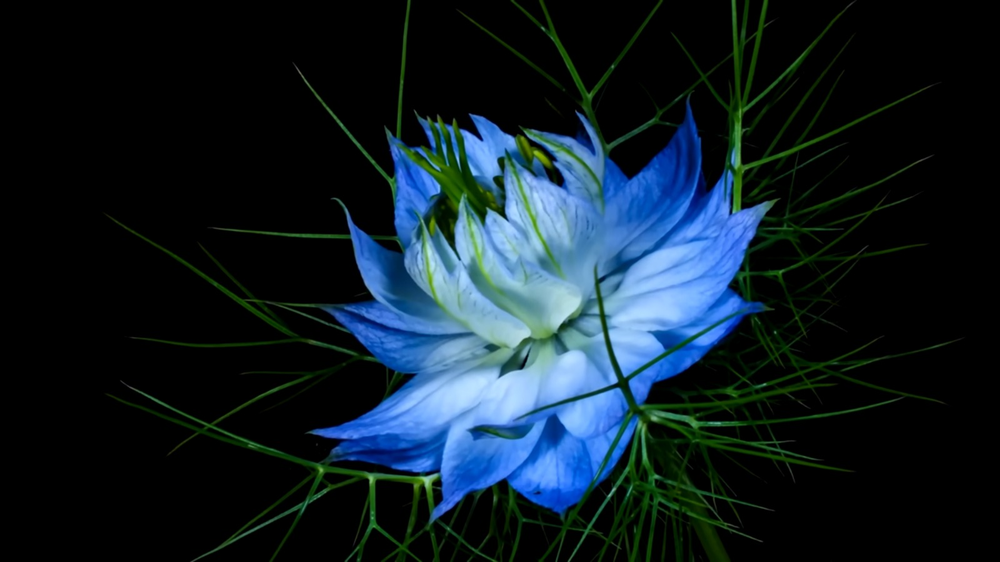
#> input picture Medio Curso/1._Umbral adaptativo/imagen a color.png, 1000 x 562 px, shrunk from 1600 x 900 before the run, found by its file name
$ python '14._Umbral por Entropia.py'
#> lines starting #> are read from the running program, lines starting #| are printed output that depends on the picture; after the words box and inside, x2 and y2 are one past the last pixel; in counts of white or black regions, pixels touching at a corner belong together
import cv2
import numpy as np
import matplotlib.pyplot as plt
from skimage import io

def calcular_histograma(imagen):
    histograma, _ = np.histogram(imagen.ravel(), bins=256, range=(0, 256))
    return histograma

def calcular_entropia(probabilidades):
    probabilidades = probabilidades[probabilidades > 0]
    return -np.sum(probabilidades * np.log10(probabilidades))

def umbral_por_entropia(imagen):
    histograma = calcular_histograma(imagen)
    total_pixeles = imagen.size

    max_entropia = -np.inf
    mejor_umbral = 0

    for umbral in range(256):
        fondo = histograma[:umbral]
        primer_plano = histograma[umbral:]

        prob_fondo = fondo / np.sum(fondo) if np.sum(fondo) > 0 else np.zeros_like(fondo)
        prob_primer_plano = primer_plano / np.sum(primer_plano) if np.sum(primer_plano) > 0 else np.zeros_like(primer_plano)

        entropia_fondo = calcular_entropia(prob_fondo)
        entropia_primer_plano = calcular_entropia(prob_primer_plano)

        entropia_total = entropia_fondo + entropia_primer_plano

        if entropia_total > max_entropia:
            max_entropia = entropia_total
            mejor_umbral = umbral

    _, imagen_umbralizada = cv2.threshold(imagen, mejor_umbral, 255, cv2.THRESH_BINARY)

    return mejor_umbral, imagen_umbralizada

ruta_imagen = 'imagen a color.png'
imagen = io.imread(ruta_imagen, as_gray=True)
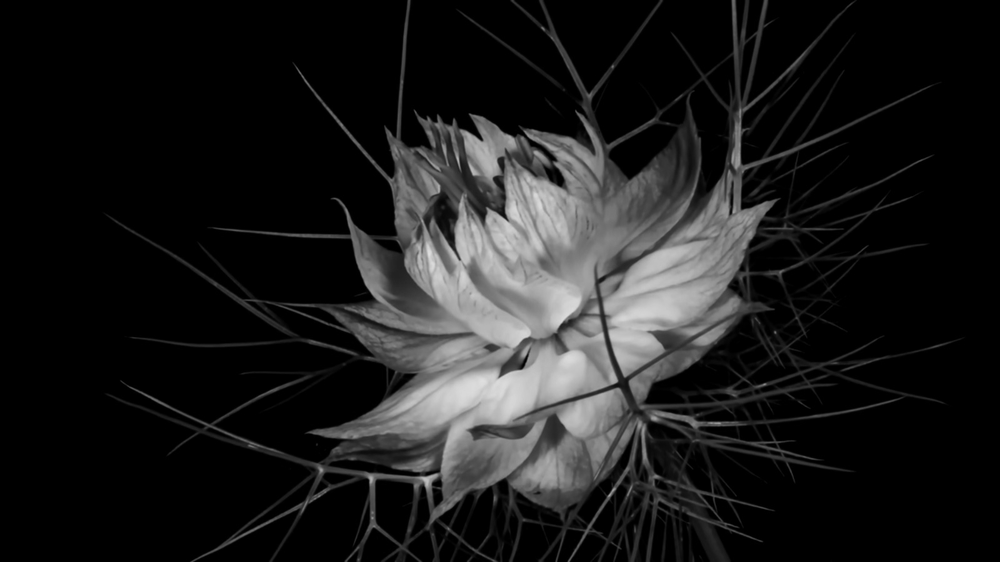
#> imagen: shape (562, 1000) float64; min 0, max 0.876, mean 0.111
imagen = (imagen * 255).astype(np.uint8)  #
mejor_umbral, imagen_umbralizada = umbral_por_entropia(imagen)
#> in calcular_histograma, `histograma, _ = np.histogram(imagen.ravel(), bins=256, range=(0, 256))`: histograma = 256 values, max 363467 at index 0, min 0 at index 224, mean 2195.3
#> the loop in umbral_por_entropia, `for umbral in range(256):` made 256 passes
#> (fondo, prob_fondo, entropia_fondo, entropia_primer_plano, entropia_total, max_entropia) on pass 2: ([363467], [1], 0, 2.25, 2.25, 2.25)
#> (fondo, entropia_fondo, entropia_primer_plano, entropia_total, max_entropia) on passes 3 to 7: ([363467, 11501], 0.0595, 2.28, 2.34, 2.34), ([363467, 11501, 5413], 0.0911, 2.29, 2.39, 2.39), ([363467, 11501, 5413, 2274], 0.106, 2.29, 2.4, 2.4), ([363467, 11501, 5413, 2274, 1932], 0.12, 2.29, 2.41, 2.41), ([363467, 11501, 5413, 2274, 1932, 2754], 0.137, 2.29, 2.43, 2.43)
#> after the loop in umbral_por_entropia, `for umbral in range(256):`: max_entropia = 2.77; mejor_umbral = 94
#> in umbral_por_entropia, `_, imagen_umbralizada = cv2.threshold(imagen, mejor_umbral, 255, cv2.T..`:
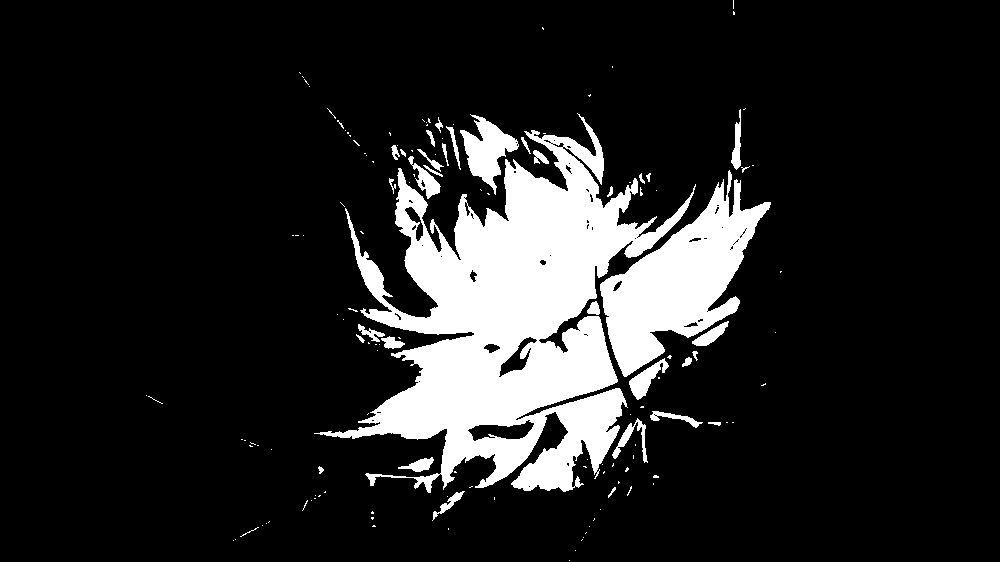
#> imagen_umbralizada: shape (562, 1000); 14.1% white; 144 white regions (109 under 20 px), largest, box (x1, y1, x2, y2) and area: (314, 113, 696, 493) 57545, (600, 170, 771, 377) 14638, (460, 114, 519, 195) 2083
#> mejor_umbral = 94

# Guardar las matrizes de las imagenes originales y resultantes
np.savetxt('imagen_original.csv', imagen, delimiter=',', fmt='%d')
np.savetxt('imagen_resultante.csv', imagen_umbralizada, delimiter=',', fmt='%d')

# Guardar la imagen resultante
cv2.imwrite("imagen unbralizada.png", imagen_umbralizada)

print(f'Mejor umbral por entropía: {mejor_umbral}')
#| Mejor umbral por entropía: 94

plt.figure(figsize=(10, 5))
plt.subplot(1, 2, 1)
plt.imshow(imagen, cmap='gray')
plt.title('Imagen original')

plt.subplot(1, 2, 2)
plt.imshow(imagen_umbralizada, cmap='gray')
plt.title('Imagen umbralizada por entropía')

plt.show()
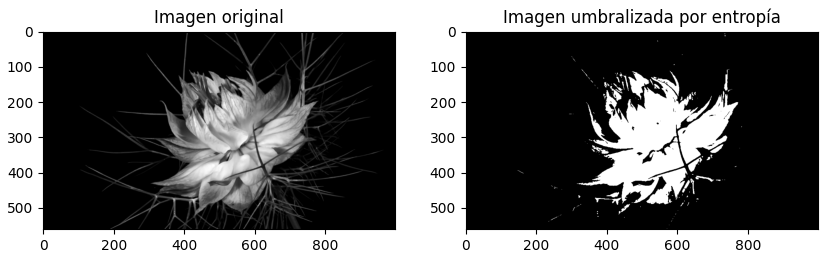
#> figure drawn by matplotlib, 2 panels
